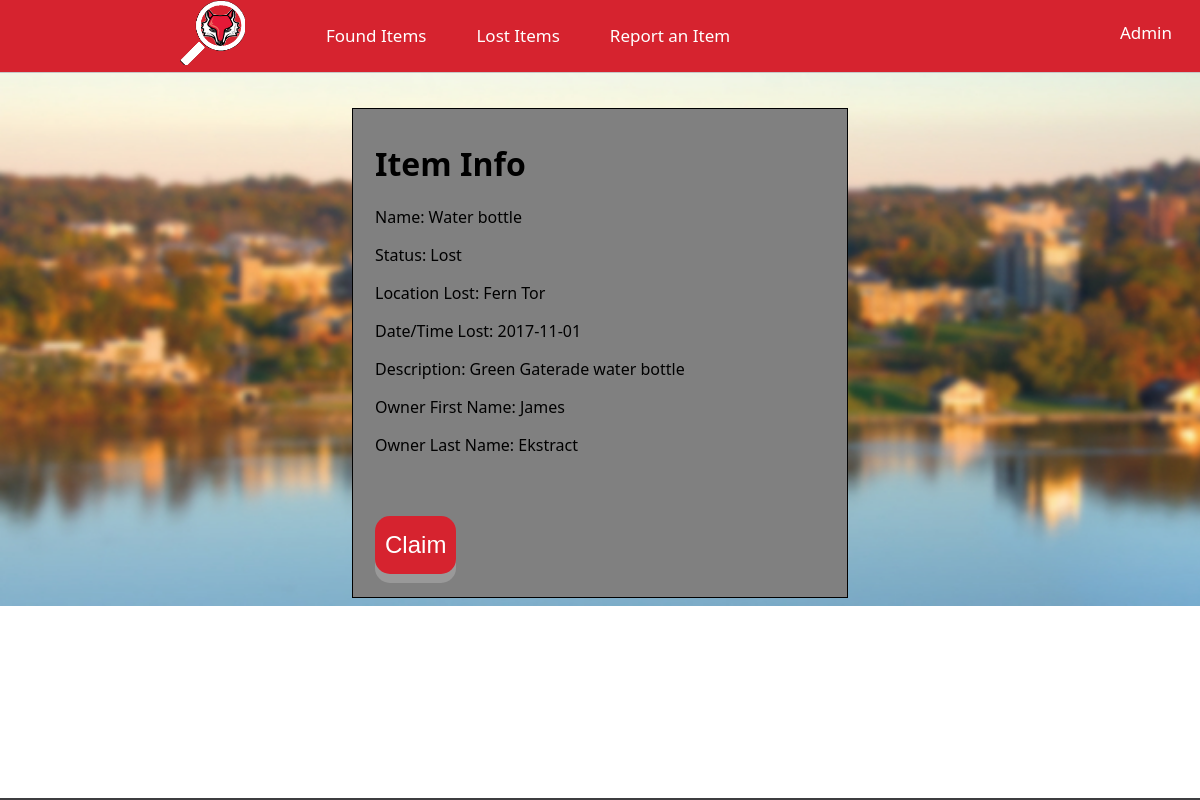
Screenshot of /localhost/limboPages/viewitem.php?id=3 with the database file from the repository.
### tables this page shows
CREATE TABLE IF NOT EXISTS stuff(
	id 			INT AUTO_INCREMENT 	PRIMARY KEY,
	location_id INT 		NOT NULL,
	name 		TEXT 		NOT NULL,
	owner_fname	TEXT, 
	owner_lname	TEXT,
	finder_fname	TEXT,
	finder_lname	TEXT,
	description TEXT,
	create_date DATE 		NOT NULL,
	update_date DATE,
	room 		TEXT,
	status 		SET('found','lost', 'claimed') NOT NULL);

CREATE TABLE IF NOT EXISTS locations(
	id 			INT 	 AUTO_INCREMENT 	PRIMARY KEY,
	create_date DATETIME NOT NULL,
	update_date DATETIME NOT NULL,
	name 		TEXT 	 NOT NULL);

### localhost/scripts/limboFunctions.php (called while the page is built, shortened)
<?php
require('connect_db.php');
function check_results($results) {
  return true ;
}
function buildingToName($id){
  global $dbc;
  $query = "SELECT name FROM locations WHERE id = " .$id. "";
  $results = mysqli_query($dbc, $query);
  $row = mysqli_fetch_array($results, MYSQLI_ASSOC);
  return $row['name'];
}
?>

### localhost/scripts/showRecord.php (the view, shortened to what this page needs)
<?php
function show_record($dbc, $id) {
	$query = 'SELECT * FROM stuff WHERE id = ' . $id;
	$results = mysqli_query($dbc, $query);
	if($results){
		if($row = mysqli_fetch_array($results, MYSQLI_ASSOC)) {
			if($row['status'] == 'found') {
		  		echo '<p>Name: ' . $row['name'] . '</p>';
		  		echo '<p>Status: ' . ucwords($row['status']) . '</p>';
		  		echo '<p>Location Found: ' . buildingToName($row['location_id']) . '</p>';
		  		echo '<p>Date/Time Found: ' . $row['create_date'] . '</p>';
		  		echo '<p>Description: ' . $row['description'] . '</p>';
		  		echo '<p>Finder  First Name: ' . $row['finder_fname'] . '</p>';
		  		echo '<p>Finder  Last Name: ' . $row['finder_lname'] . '</p>';
			} else if($row['status'] == 'lost')	{
		  		echo '<p>Name: ' . $row['name'] . '</p>';
		  		echo '<p>Status: ' . ucwords($row['status']) . '</p>';
		  		echo '<p>Location Lost: ' . buildingToName($row['location_id']) . '</p>';
		  		echo '<p>Date/Time Lost: ' . $row['create_date'];
		  		echo '<p>Description: ' . $row['description'];
		  		echo '<p>Owner First Name: ' . $row['owner_fname'] . '</p>';
		  		echo '<p>Owner Last Name: ' . $row['owner_lname'] . '</p>';
			} else if($row['status'] == 'claimed') {
		  		echo '<p>Name: ' . $row['name'] . '</p>';
		  		echo '<p>Status: ' . ucwords($row['status']) . '</p>';
		  		echo '<p>Location Found: ' . buildingToName($row['location_id']) . '</p>';
		  		echo '<p>Date/Time Found: ' . $row['create_date'];
		  		echo '<p>Description: ' . $row['description'];
		  		echo '<p>Owner First Name: ' . $row['owner_fname'] . '</p>';
		  		echo '<p>Owner Last Name: ' . $row['owner_lname'] . '</p>';
		  		echo '<p>Finder Name: ' . $row['finder_fname'] . '</p>';
		  		echo '<p>Finder Name: ' . $row['finder_lname'] . '</p>';
			}
		}
	}
}
?>

### localhost/limboPages/limboStyle.css (style rules this page uses)
html { font-family: "Oxygen","Oxygen","Segoe UI","Helvetica Neue",sans-serif; font-weight: 400; color: #3e3e40; }
body { margin:20; background-image:url("background.jpg"); background-repeat:no-repeat; background-size:cover; }

### rows the page displays
stuff: name "Water bottle", status "Lost", location.name "Fern Tor", create_date "2017-11-01", description "Green Gaterade water bottle", owner_fname "James", owner_lname "Ekstract"
